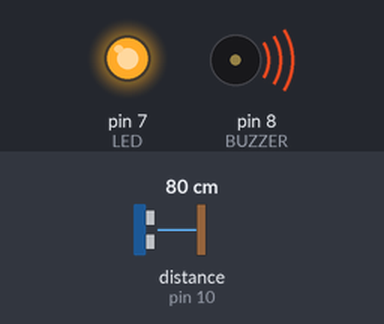
This sketch was run on a simulated Arduino Uno, built with avr-gcc and run on an emulated ATmega328P. Parts: output pins drawn as LEDs (lit = HIGH), buzzer (waves = sounding, pin HIGH). Wiring (inferred from the names in the program): ultrasonic range finder: trigger pin 9; echo pin 10. The test bench sets the inputs (shaded band); at power-on: distance to the obstacle (sensor on pin 10) 80 cm. The echo pulse lasts 58.3 µs per cm; pins used as bus, display or sensor lines are not drawn.

Above: at 1.2 s.
1.3 s: distance to the obstacle (sensor on pin 10) set to 96 cm
2.8 s: distance to the obstacle (sensor on pin 10) set to 103 cm
At 3.5 s:
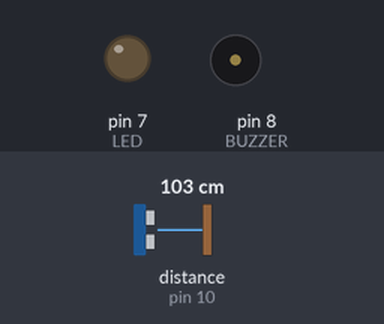
4.3 s: distance to the obstacle (sensor on pin 10) set to 2 cm
At 4.8 s:
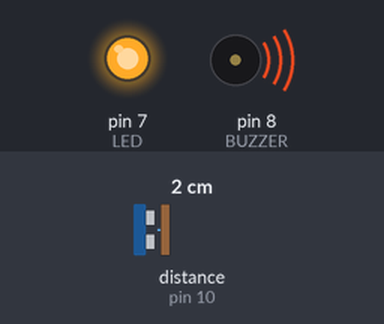
5.8 s: distance to the obstacle (sensor on pin 10) set to 120 cm
At 6.5 s:
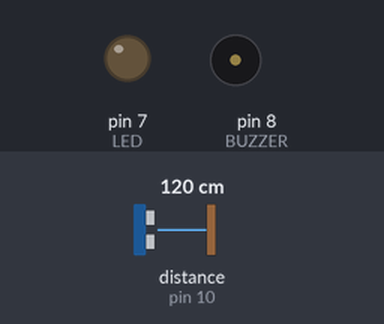
Timing chart, 0 to 8.4 s (numbered marks = the images above; inputs shaded):
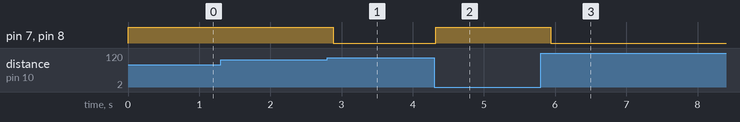

The sketch:

sensorpesado.ino
```cpp
#define TRIG 9
#define ECHO 10
#define BUZZER 8
#define LED 7

void setup() {
  pinMode(TRIG, OUTPUT);
  pinMode(ECHO, INPUT);
  pinMode(BUZZER, OUTPUT);
  pinMode(LED, OUTPUT);
  Serial.begin(9600);
}

long medir_distancia() {
  digitalWrite(TRIG, LOW);
  delayMicroseconds(2);
  digitalWrite(TRIG, HIGH);
  delayMicroseconds(10);
  digitalWrite(TRIG, LOW);
  long duration = pulseIn(ECHO, HIGH, 20000);
  long distance_cm = duration / 58;
  return distance_cm;
}

void loop() {
  if (Serial.available()) {
    char comando = Serial.read();
    if (comando == '1') {
      digitalWrite(BUZZER, HIGH);
      digitalWrite(LED, HIGH);
    } else if (comando == '0') {
      digitalWrite(BUZZER, LOW);
      digitalWrite(LED, LOW);
    }
  }

  long distancia = medir_distancia();
  if (distancia > 0 && distancia <= 100) {
    digitalWrite(BUZZER, HIGH);
    digitalWrite(LED, HIGH);
  } else {
    digitalWrite(BUZZER, LOW);
    digitalWrite(LED, LOW);
  }

  delay(200);
}
```

Measured:
- the behaviour switches between 100 and 101 cm on distance to the obstacle (sensor on pin 10) (found by bisection; images 0 and 1)
- after the input at 1.3 s, every drawn part: stays the same
- after the input at 2.8 s, pin 7 (LED), pin 8 (BUZZER): HIGH → LOW after 0.09 s
- after the input at 4.3 s, pin 7 (LED), pin 8 (BUZZER): LOW → HIGH at once
- after the input at 5.8 s, pin 7 (LED), pin 8 (BUZZER): HIGH → LOW after 0.14 s
